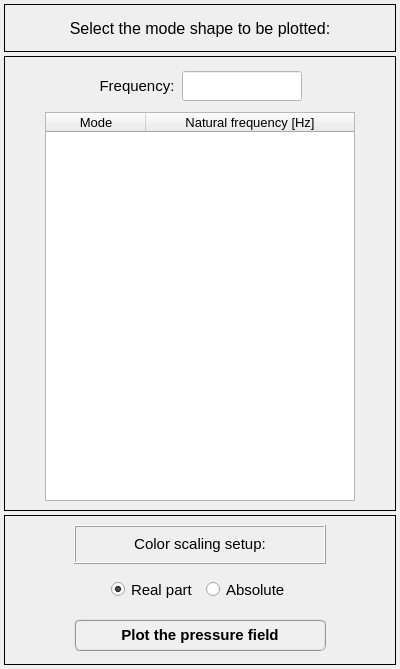
<?xml version="1.0" encoding="UTF-8"?>
<ui version="4.0">
 <class>Dialog</class>
 <widget class="QDialog" name="Dialog">
  <property name="windowModality">
   <enum>Qt::NonModal</enum>
  </property>
  <property name="geometry">
   <rect>
    <x>0</x>
    <y>0</y>
    <width>400</width>
    <height>669</height>
   </rect>
  </property>
  <property name="sizePolicy">
   <sizepolicy hsizetype="Fixed" vsizetype="Fixed">
    <horstretch>0</horstretch>
    <verstretch>0</verstretch>
   </sizepolicy>
  </property>
  <property name="minimumSize">
   <size>
    <width>400</width>
    <height>669</height>
   </size>
  </property>
  <property name="maximumSize">
   <size>
    <width>400</width>
    <height>669</height>
   </size>
  </property>
  <property name="contextMenuPolicy">
   <enum>Qt::DefaultContextMenu</enum>
  </property>
  <property name="windowTitle">
   <string>Plot acoustic mode shapes</string>
  </property>
  <property name="whatsThis">
   <string/>
  </property>
  <layout class="QGridLayout" name="gridLayout_2">
   <property name="leftMargin">
    <number>4</number>
   </property>
   <property name="topMargin">
    <number>4</number>
   </property>
   <property name="rightMargin">
    <number>4</number>
   </property>
   <property name="bottomMargin">
    <number>4</number>
   </property>
   <property name="spacing">
    <number>4</number>
   </property>
   <item row="0" column="0">
    <widget class="QFrame" name="frame">
     <property name="minimumSize">
      <size>
       <width>0</width>
       <height>48</height>
      </size>
     </property>
     <property name="maximumSize">
      <size>
       <width>400</width>
       <height>48</height>
      </size>
     </property>
     <property name="frameShape">
      <enum>QFrame::Box</enum>
     </property>
     <property name="frameShadow">
      <enum>QFrame::Plain</enum>
     </property>
     <property name="lineWidth">
      <number>1</number>
     </property>
     <layout class="QGridLayout" name="gridLayout">
      <item row="0" column="0">
       <widget class="QLabel" name="label">
        <property name="font">
         <font>
          <family>MS Shell Dlg 2</family>
          <pointsize>12</pointsize>
          <weight>50</weight>
          <italic>false</italic>
          <bold>false</bold>
         </font>
        </property>
        <property name="text">
         <string>Select the mode shape to be plotted:</string>
        </property>
        <property name="textFormat">
         <enum>Qt::AutoText</enum>
        </property>
        <property name="alignment">
         <set>Qt::AlignCenter</set>
        </property>
       </widget>
      </item>
     </layout>
    </widget>
   </item>
   <item row="1" column="0">
    <widget class="QFrame" name="frame_2">
     <property name="sizeIncrement">
      <size>
       <width>400</width>
       <height>0</height>
      </size>
     </property>
     <property name="baseSize">
      <size>
       <width>400</width>
       <height>0</height>
      </size>
     </property>
     <property name="frameShape">
      <enum>QFrame::Box</enum>
     </property>
     <property name="frameShadow">
      <enum>QFrame::Plain</enum>
     </property>
     <layout class="QGridLayout" name="gridLayout_5">
      <item row="0" column="0">
       <widget class="QFrame" name="frame_5">
        <property name="minimumSize">
         <size>
          <width>0</width>
          <height>40</height>
         </size>
        </property>
        <property name="maximumSize">
         <size>
          <width>16777215</width>
          <height>40</height>
         </size>
        </property>
        <property name="frameShape">
         <enum>QFrame::NoFrame</enum>
        </property>
        <property name="frameShadow">
         <enum>QFrame::Raised</enum>
        </property>
        <layout class="QGridLayout" name="gridLayout_4">
         <property name="leftMargin">
          <number>0</number>
         </property>
         <property name="topMargin">
          <number>0</number>
         </property>
         <property name="rightMargin">
          <number>0</number>
         </property>
         <property name="bottomMargin">
          <number>0</number>
         </property>
         <property name="horizontalSpacing">
          <number>6</number>
         </property>
         <property name="verticalSpacing">
          <number>0</number>
         </property>
         <item row="0" column="1">
          <widget class="QLabel" name="label_4">
           <property name="minimumSize">
            <size>
             <width>0</width>
             <height>30</height>
            </size>
           </property>
           <property name="maximumSize">
            <size>
             <width>16777215</width>
             <height>30</height>
            </size>
           </property>
           <property name="font">
            <font>
             <family>MS Shell Dlg 2</family>
             <pointsize>11</pointsize>
             <weight>50</weight>
             <bold>false</bold>
            </font>
           </property>
           <property name="text">
            <string>Frequency:</string>
           </property>
           <property name="alignment">
            <set>Qt::AlignCenter</set>
           </property>
          </widget>
         </item>
         <item row="0" column="2">
          <widget class="QLineEdit" name="lineEdit_natural_frequency">
           <property name="enabled">
            <bool>false</bool>
           </property>
           <property name="minimumSize">
            <size>
             <width>80</width>
             <height>30</height>
            </size>
           </property>
           <property name="maximumSize">
            <size>
             <width>120</width>
             <height>30</height>
            </size>
           </property>
           <property name="font">
            <font>
             <family>MS Shell Dlg 2</family>
             <pointsize>11</pointsize>
             <weight>50</weight>
             <italic>false</italic>
             <bold>false</bold>
            </font>
           </property>
           <property name="styleSheet">
            <string notr="true">background-color: rgb(255, 255, 255);
color: rgb(0, 0, 255);</string>
           </property>
           <property name="alignment">
            <set>Qt::AlignCenter</set>
           </property>
          </widget>
         </item>
         <item row="0" column="3">
          <widget class="QFrame" name="frame_6">
           <property name="frameShape">
            <enum>QFrame::NoFrame</enum>
           </property>
           <property name="frameShadow">
            <enum>QFrame::Raised</enum>
           </property>
          </widget>
         </item>
         <item row="0" column="0">
          <widget class="QFrame" name="frame_7">
           <property name="frameShape">
            <enum>QFrame::NoFrame</enum>
           </property>
           <property name="frameShadow">
            <enum>QFrame::Raised</enum>
           </property>
          </widget>
         </item>
        </layout>
       </widget>
      </item>
      <item row="1" column="0">
       <widget class="QFrame" name="frame_4">
        <property name="frameShape">
         <enum>QFrame::NoFrame</enum>
        </property>
        <property name="frameShadow">
         <enum>QFrame::Raised</enum>
        </property>
        <layout class="QGridLayout" name="gridLayout_3">
         <property name="leftMargin">
          <number>0</number>
         </property>
         <property name="topMargin">
          <number>0</number>
         </property>
         <property name="rightMargin">
          <number>0</number>
         </property>
         <property name="bottomMargin">
          <number>0</number>
         </property>
         <property name="spacing">
          <number>0</number>
         </property>
         <item row="0" column="0">
          <widget class="QTreeWidget" name="treeWidget_frequencies">
           <property name="minimumSize">
            <size>
             <width>310</width>
             <height>0</height>
            </size>
           </property>
           <property name="maximumSize">
            <size>
             <width>310</width>
             <height>415</height>
            </size>
           </property>
           <property name="font">
            <font>
             <family>MS Shell Dlg 2</family>
             <pointsize>10</pointsize>
             <weight>50</weight>
             <italic>false</italic>
             <bold>false</bold>
            </font>
           </property>
           <property name="alternatingRowColors">
            <bool>true</bool>
           </property>
           <column>
            <property name="text">
             <string>Mode</string>
            </property>
            <property name="font">
             <font>
              <family>MS Shell Dlg 2</family>
              <pointsize>10</pointsize>
              <weight>50</weight>
              <italic>false</italic>
              <bold>false</bold>
             </font>
            </property>
            <property name="textAlignment">
             <set>AlignCenter</set>
            </property>
           </column>
           <column>
            <property name="text">
             <string notr="true">Natural frequency [Hz]</string>
            </property>
            <property name="font">
             <font>
              <family>MS Shell Dlg 2</family>
              <pointsize>10</pointsize>
              <weight>50</weight>
              <italic>false</italic>
              <bold>false</bold>
             </font>
            </property>
            <property name="textAlignment">
             <set>AlignCenter</set>
            </property>
           </column>
          </widget>
         </item>
        </layout>
       </widget>
      </item>
     </layout>
    </widget>
   </item>
   <item row="2" column="0">
    <widget class="QFrame" name="frame_3">
     <property name="minimumSize">
      <size>
       <width>0</width>
       <height>150</height>
      </size>
     </property>
     <property name="maximumSize">
      <size>
       <width>16777215</width>
       <height>150</height>
      </size>
     </property>
     <property name="frameShape">
      <enum>QFrame::Box</enum>
     </property>
     <property name="frameShadow">
      <enum>QFrame::Plain</enum>
     </property>
     <layout class="QGridLayout" name="gridLayout_8">
      <item row="2" column="1">
       <widget class="QFrame" name="frame_11">
        <property name="frameShape">
         <enum>QFrame::NoFrame</enum>
        </property>
        <property name="frameShadow">
         <enum>QFrame::Raised</enum>
        </property>
        <layout class="QGridLayout" name="gridLayout_7">
         <property name="leftMargin">
          <number>0</number>
         </property>
         <property name="topMargin">
          <number>0</number>
         </property>
         <property name="rightMargin">
          <number>0</number>
         </property>
         <property name="bottomMargin">
          <number>0</number>
         </property>
         <property name="spacing">
          <number>0</number>
         </property>
         <item row="0" column="0">
          <widget class="QPushButton" name="pushButton_plot">
           <property name="minimumSize">
            <size>
             <width>252</width>
             <height>32</height>
            </size>
           </property>
           <property name="maximumSize">
            <size>
             <width>252</width>
             <height>32</height>
            </size>
           </property>
           <property name="font">
            <font>
             <family>MS Shell Dlg 2</family>
             <pointsize>11</pointsize>
             <weight>75</weight>
             <italic>false</italic>
             <bold>true</bold>
            </font>
           </property>
           <property name="styleSheet">
            <string notr="true">QPushButton{border-radius: 6px; border-color: rgb(150, 150, 150); border-style: ridge; border-width: 2px; color: rgb(0, 0, 0); background-color: rgb(240, 240, 240); font: 75 bold 11pt &quot;MS Shell Dlg 2&quot;}
QPushButton:hover{border-radius: 6px; border-color: rgb(0, 170, 255); border-style: ridge; border-width: 2px; color: rgb(0, 0, 0); background-color: rgba(174, 213, 255, 100); font: 75 bold 11pt &quot;MS Shell Dlg 2&quot;}
QPushButton:pressed{border-radius: 6px; border-color: rgb(0, 170, 255); border-style: ridge; border-width: 3px; color: rgb(0, 0, 0); background-color: rgb(174, 213, 255); font: 75 bold 11pt &quot;MS Shell Dlg 2&quot;}</string>
           </property>
           <property name="text">
            <string>Plot the pressure field</string>
           </property>
          </widget>
         </item>
        </layout>
       </widget>
      </item>
      <item row="1" column="1">
       <widget class="QFrame" name="frame_8">
        <property name="frameShape">
         <enum>QFrame::NoFrame</enum>
        </property>
        <property name="frameShadow">
         <enum>QFrame::Raised</enum>
        </property>
        <layout class="QGridLayout" name="gridLayout_6">
         <property name="leftMargin">
          <number>0</number>
         </property>
         <property name="topMargin">
          <number>0</number>
         </property>
         <property name="rightMargin">
          <number>0</number>
         </property>
         <property name="bottomMargin">
          <number>0</number>
         </property>
         <property name="horizontalSpacing">
          <number>8</number>
         </property>
         <property name="verticalSpacing">
          <number>0</number>
         </property>
         <item row="0" column="2">
          <widget class="QRadioButton" name="radioButton_absolute">
           <property name="minimumSize">
            <size>
             <width>0</width>
             <height>21</height>
            </size>
           </property>
           <property name="maximumSize">
            <size>
             <width>200</width>
             <height>21</height>
            </size>
           </property>
           <property name="font">
            <font>
             <family>MS Shell Dlg 2</family>
             <pointsize>11</pointsize>
             <weight>50</weight>
             <italic>false</italic>
             <bold>false</bold>
             <stylestrategy>PreferAntialias</stylestrategy>
            </font>
           </property>
           <property name="focusPolicy">
            <enum>Qt::ClickFocus</enum>
           </property>
           <property name="text">
            <string>Absolute</string>
           </property>
           <property name="checked">
            <bool>false</bool>
           </property>
          </widget>
         </item>
         <item row="0" column="1">
          <widget class="QRadioButton" name="radioButton_real_part">
           <property name="enabled">
            <bool>true</bool>
           </property>
           <property name="minimumSize">
            <size>
             <width>0</width>
             <height>21</height>
            </size>
           </property>
           <property name="maximumSize">
            <size>
             <width>200</width>
             <height>21</height>
            </size>
           </property>
           <property name="font">
            <font>
             <family>MS Shell Dlg 2</family>
             <pointsize>11</pointsize>
             <weight>50</weight>
             <italic>false</italic>
             <bold>false</bold>
             <stylestrategy>PreferAntialias</stylestrategy>
            </font>
           </property>
           <property name="focusPolicy">
            <enum>Qt::ClickFocus</enum>
           </property>
           <property name="text">
            <string>Real part</string>
           </property>
           <property name="checked">
            <bool>true</bool>
           </property>
          </widget>
         </item>
         <item row="0" column="0">
          <widget class="QFrame" name="frame_9">
           <property name="frameShape">
            <enum>QFrame::NoFrame</enum>
           </property>
           <property name="frameShadow">
            <enum>QFrame::Raised</enum>
           </property>
          </widget>
         </item>
         <item row="0" column="3">
          <widget class="QFrame" name="frame_10">
           <property name="frameShape">
            <enum>QFrame::NoFrame</enum>
           </property>
           <property name="frameShadow">
            <enum>QFrame::Raised</enum>
           </property>
          </widget>
         </item>
        </layout>
       </widget>
      </item>
      <item row="0" column="1">
       <widget class="QFrame" name="frame_12">
        <property name="frameShape">
         <enum>QFrame::Box</enum>
        </property>
        <property name="frameShadow">
         <enum>QFrame::Raised</enum>
        </property>
        <layout class="QGridLayout" name="gridLayout_9">
         <property name="leftMargin">
          <number>0</number>
         </property>
         <property name="topMargin">
          <number>0</number>
         </property>
         <property name="rightMargin">
          <number>0</number>
         </property>
         <property name="bottomMargin">
          <number>0</number>
         </property>
         <property name="spacing">
          <number>0</number>
         </property>
         <item row="0" column="0">
          <widget class="QLabel" name="label_6">
           <property name="minimumSize">
            <size>
             <width>0</width>
             <height>0</height>
            </size>
           </property>
           <property name="maximumSize">
            <size>
             <width>280</width>
             <height>30</height>
            </size>
           </property>
           <property name="font">
            <font>
             <family>MS Shell Dlg 2</family>
             <pointsize>11</pointsize>
             <weight>50</weight>
             <italic>false</italic>
             <bold>false</bold>
            </font>
           </property>
           <property name="frameShape">
            <enum>QFrame::NoFrame</enum>
           </property>
           <property name="frameShadow">
            <enum>QFrame::Raised</enum>
           </property>
           <property name="midLineWidth">
            <number>0</number>
           </property>
           <property name="text">
            <string>Color scaling setup:</string>
           </property>
           <property name="alignment">
            <set>Qt::AlignCenter</set>
           </property>
          </widget>
         </item>
        </layout>
       </widget>
      </item>
      <item row="0" column="0">
       <widget class="QFrame" name="frame_13">
        <property name="frameShape">
         <enum>QFrame::NoFrame</enum>
        </property>
        <property name="frameShadow">
         <enum>QFrame::Raised</enum>
        </property>
       </widget>
      </item>
      <item row="0" column="2">
       <widget class="QFrame" name="frame_14">
        <property name="frameShape">
         <enum>QFrame::NoFrame</enum>
        </property>
        <property name="frameShadow">
         <enum>QFrame::Raised</enum>
        </property>
       </widget>
      </item>
     </layout>
    </widget>
   </item>
  </layout>
 </widget>
 <resources/>
 <connections/>
</ui>
